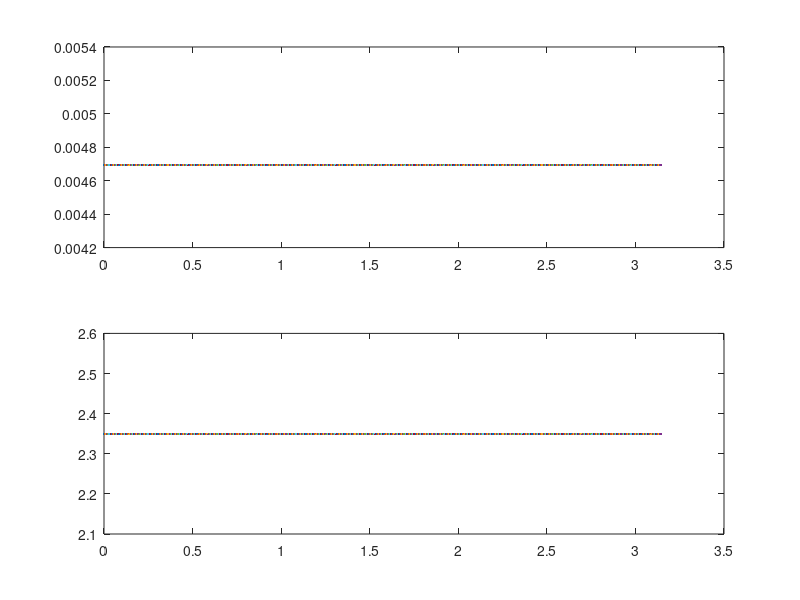

Write the MATLAB code that produced this figure.
b=[0.0181 0.0543 0.0543 0.0181];
a=[1.000 -1.76 1.18 -0.278];
k=0:500;
w=(pi/500)*k;
m=0:length(a)-1;
l=0:length(a)-1;
num=b*exp(-j*m'*w);
den=a*exp(-j*l'*w);
h=(num)/(den);
magh=abs(h);
angh=angle(h);
subplot(211)
plot(w,magh);
subplot(212)
plot(w,angh);